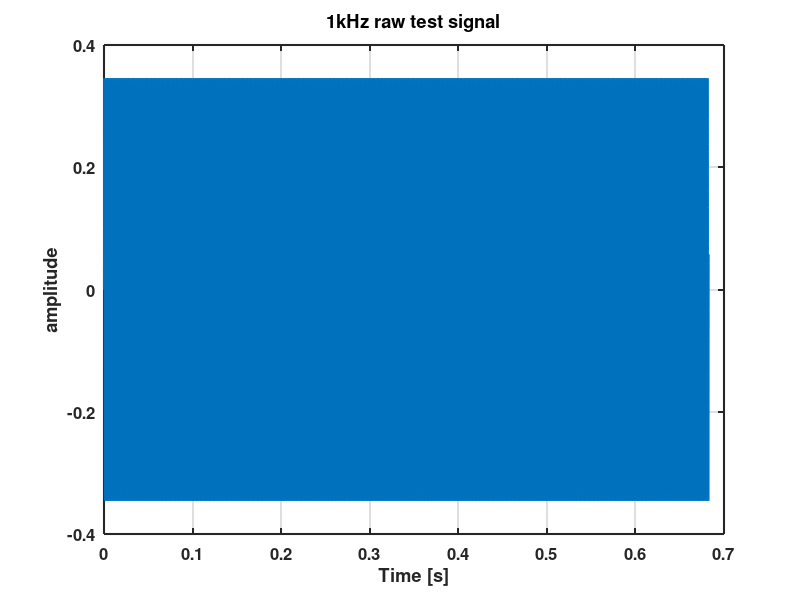

The MATLAB source for this figure: (Note: this script raises an error after producing the figure.)
clear all;close all;clc
set(0,'DefaultLineLineWidth',1.5);
set(0,'DefaultAxesFontSize',12);
set(0,'DefaultAxesFontWeight','bold')
set(0,'DefaultAxesLineWidth',1.5)

% the 1kHz test signal on the test pressings is 7.07cm/s peak or 5.00 cm/s rms
% we want this to plot to 0 dB on our windowed spectra
%generate test signal
L = 2^16;
fs = 96000;
t = (0:L-1)'/fs;
A = 0.3456;% this amplitude should come out of the analysis
data = A*sin(1000*(L/fs)*2*pi*t);

%plot raw test signal
figure(1)
plot(t,data); grid on;
xlabel('Time [s]')
ylabel('amplitude')
title('1kHz raw test signal')

%take and plot spectrum
figure(2)
[wincdata_fft, freq_fft] = audio_spectrum(data, fs, 1, L);
audio_plotspectrum(freq_fft, wincdata_fft, 'unwindowed spectrum of raw test signal');

figure(5)
win = flattopwin(L);
%win = window(@flattopwin,L,'periodic');
plot(win); grid on;
title('flattop window')

windata =data.*win;% this windowed data will have a lower rms value

% When file is unity pk amplitude, flattop window gives 0.215577429446209
% for max(abs(data_fft)), if freq falls exactly on a bin

figure(6)
windowfactor = 0.2156;% 0.2155774 for flattop window, 0.5 for hann window
%inverse of this factor will correct spectral peak amplitude for windowed data
%window-corrected-data is windata/windowfactor%%%%%%%%%%%%%%%%%%%%%%%%%%%%%%%%
[wincdata_fft, freq_fft] = audio_spectrum(windata/windowfactor, fs, 1, L);
% wincdata_fft is now corrected for the window
audio_plotspectrum(freq_fft, wincdata_fft, 'unnormalized window-corrected spectrum');
disp(strcat('pk after window... ', num2str(max(abs(wincdata_fft)))))
disp(strcat('pk dB... ', num2str(20*log10(max(abs(wincdata_fft))))))

% the data is now windowed but still has the original rms amplitude
% we want the rms amplitude to be 1.0 (i.e. 0 dB)

pk_freq_fft=max(abs(wincdata_fft))%normalizing factor %%%%%%%%%%%%%%%%%%%%%%%

%now we use this peak to normalize the corrected windowed data

% normdata=windata/(windowfactor*pk_freq_fft);%%%%%%%%%%%%%%%%%%%%%%%%%%%%%%%%%
normdata=data/(windowfactor*pk_freq_fft);%%%%%%%%%%%%%%%%%%%%%%%%%%%%%%%%%

figure(7)
[normdata_fft, freq_fft] = audio_spectrum(normdata, fs, 1, L);
% data_fft is single sided
audio_plotspectrum(freq_fft, normdata_fft, 'normalized windowed spectrum');
disp(strcat('pk after window norm... ', num2str(max(abs(normdata_fft)))))
disp(strcat('pk dB... ', num2str(20*log10(max(abs(normdata_fft))))))

amplitude = max(abs(normdata_fft))% this is final normalized value

figure(1)
plot(t,normdata); grid on;
xlabel('Time [s]')
ylabel('amplitude')
title('1kHz normalized test signal')
